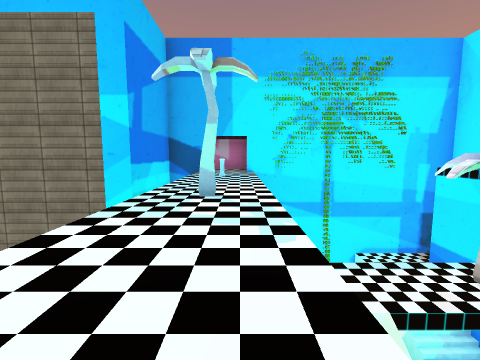
View 1 (above)

16 first-person views from a walk through a 3-D level made in the Unity game engine. The camera is 1.2 m above the floor, tilts 6° down and sees 90° across. The floor is counted in squares, 2 m on a side. Each view is taken from the middle of a square. On the plan, view 1 faces up. The plan holds only what a view shows up to about 9 squares ahead; the rest is blank. The place goes on beyond the plan. Some animated figures are left out. Some surface patterns are stand-ins.

View 2
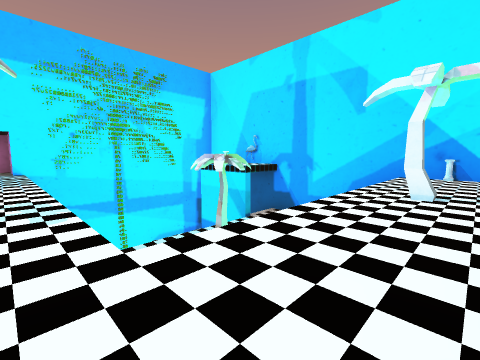

View 3
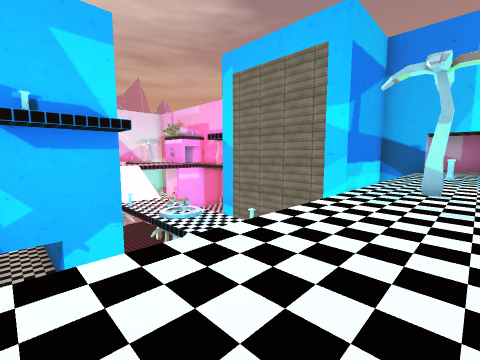

View 4
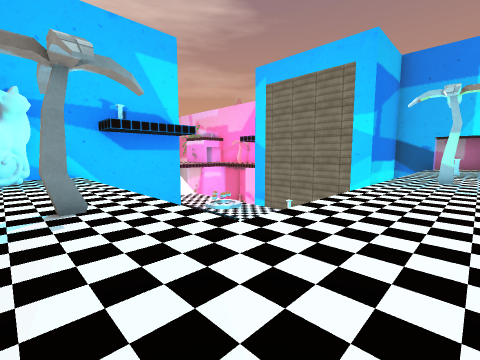

View 5
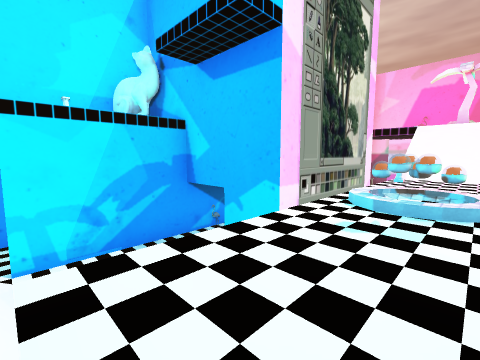

View 6
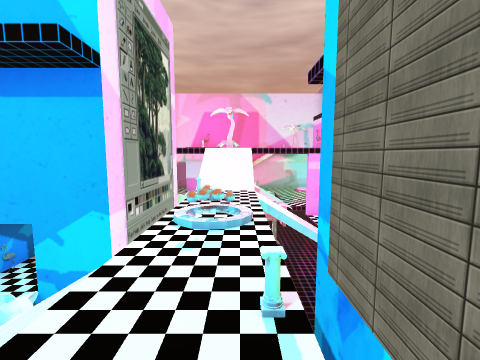

View 7
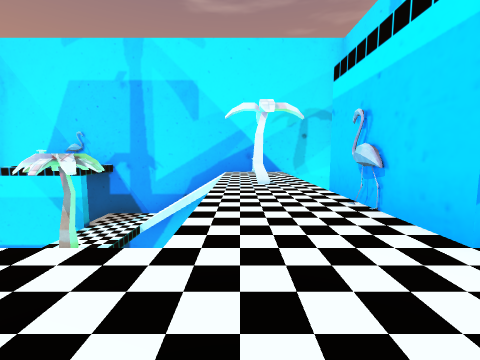

View 8
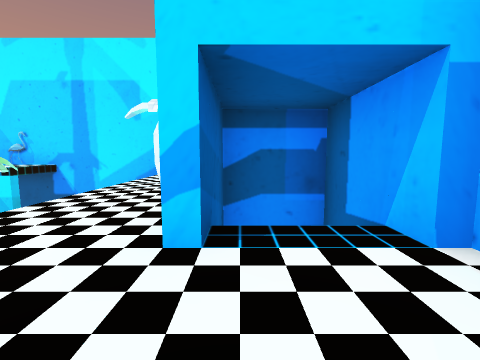

View 9
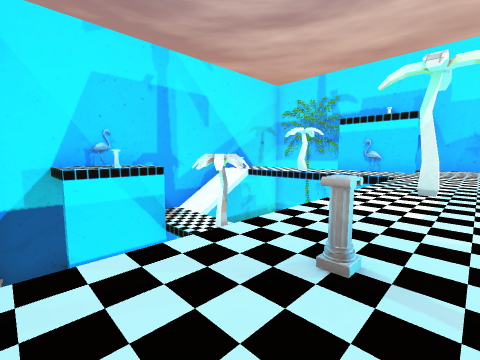

View 10
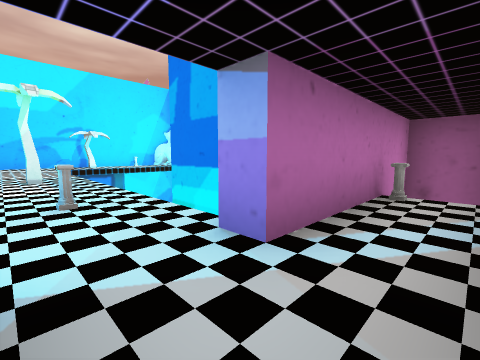

View 11
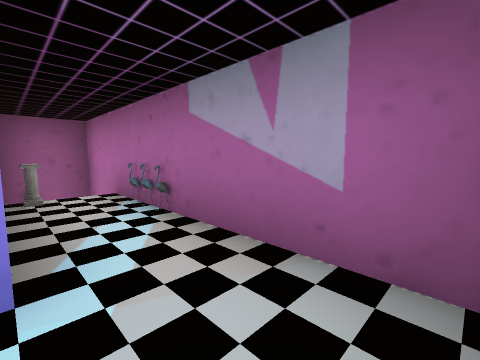

View 12
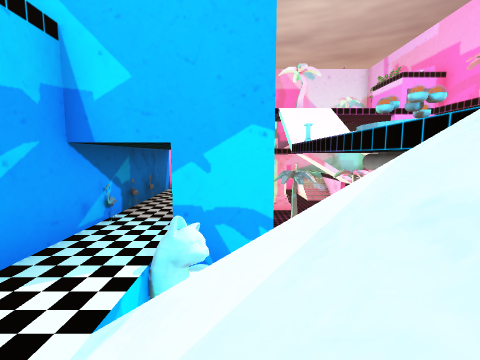

View 13
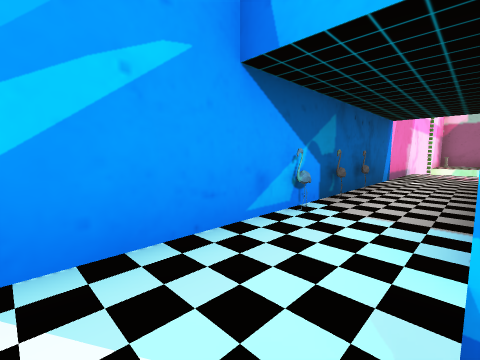

View 14
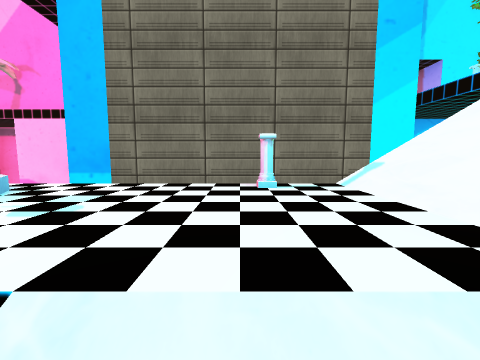

View 15
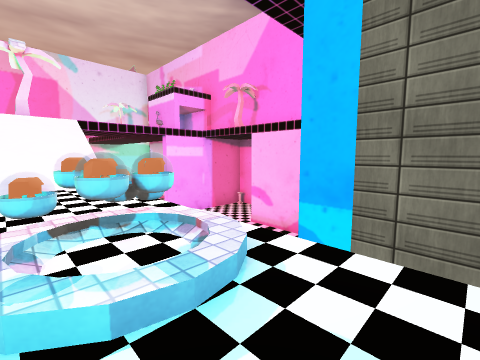

View 16
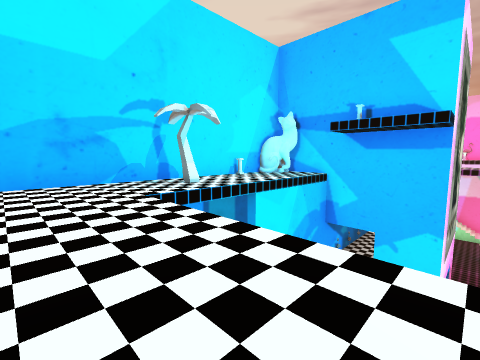

### Floor plan
Key: @ floor where view 1 was taken; # wall or solid block; . main floor; - floor 0.5 m lower than the main floor; _ floor 1.75 m lower than the main floor; < floor 3 m lower than the main floor; ( floor 3.5 m lower than the main floor; ! floor 4.75 m lower than the main floor; ? floor 6 m lower than the main floor; / step, stairs or slope; = window, fence, low wall or low ledge; v drop or lower ground; O other object.
Columns run from 14 left of view 1 to 8 right of it. Each row starts with its distance up from view 1.
 11   vvv      ####
 10  ==#     vvOO..#
  9  OO.     vO##..#    ##
  8   ??        #..vvvvv?O#
  7    v         ..     #/#
  6   vv!v vvvvvv..   vv# #
  5    v(  vvvvv ..   vv#/#
  4 O-_<<<OO<O// .O <<O<</#
  3 O-_<O<OO<</  .. /vvvv/#
  2   vvvvvv //  ..     v/#
  1        v //  ..     v/#
  0  ?v###vO?/   .@...O...#
 -1  ???OOO????  ........O#
 -2  ## ###........###
 -3        O.O.O....v#
 -4         ### ####

Positions as (right, up) in squares from view 1, and headings:
1: (0, 0), facing up
2: (0, -1), facing up-right
3: (0, -1), facing up-left
4: (0, -3), facing up-left
5: (-4, 4), facing down-left
6: (-3, 4), facing left
7: (-1, 0), facing right
8: (-1, -2), facing right
9: (-1, 8), facing down-right
10: (0, 10), facing down-left
11: (0, 9), facing up-left
12: (-4, 1), facing left
13: (-6, 0), facing down-left
14: (-5, 2), facing up
15: (-6, 3), facing up-left
16: (0, 2), facing down-left
